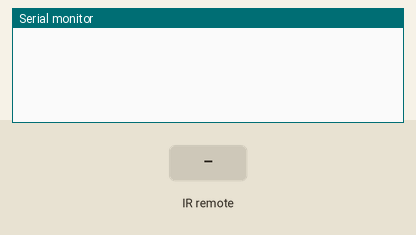
This sketch was run on a simulated Arduino Uno, built with avr-gcc and run on an emulated ATmega328P. Parts: the last lines printed to the serial monitor. Inputs (shaded band) come from the test bench.

Above: at 1.2 s.
1.3 s: infrared code 0xFFA25D received
At 3.2 s:
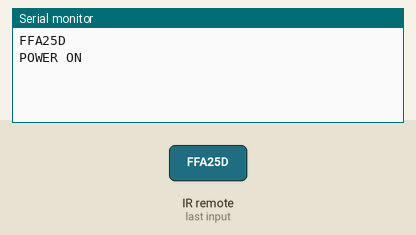
3.8 s: infrared code 0xFF6897 received
At 6.0 s:
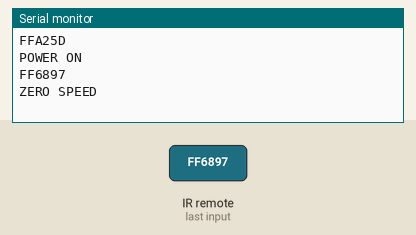
6.3 s: infrared code 0xFF30CF received
At 8.2 s:
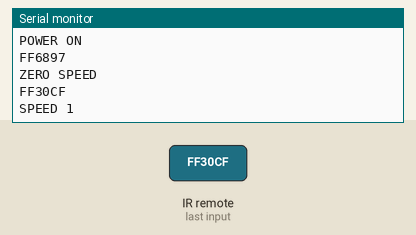
8.8 s: infrared code 0xFF18E7 received
At 9.3 s:
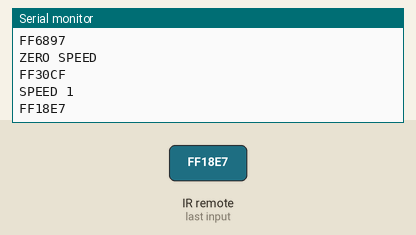
10.3 s: infrared code 0xFF7A85 received
At 11.1 s:
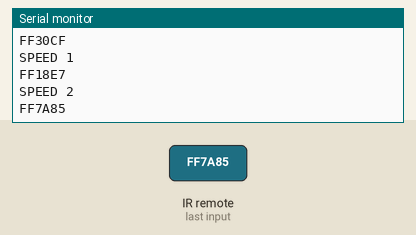
11.8 s: infrared code 0xFFB04F received
At 12.6 s:
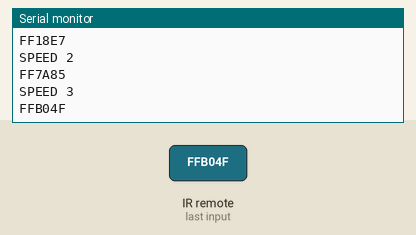
Timing chart, 0 to 14.3 s (numbered marks = the images above; inputs shaded):
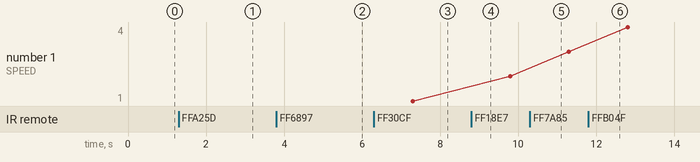

The sketch:

Remote_Speed_Control.ino
```cpp
#include <IRremote.h>

String control_command;
int dcSpeedPin=5;

int dcDirection1=3;
int dcDirection2=4;
int speedPin=100;

int remotePin=11;  //The digital PIn rreading the value from the arduino
int timeDelay=1000;
IRrecv IR(remotePin);  //infrared remote Object

decode_results RCD; // this receive the signal whenever the remote is been pressed
void setup() {
  // put your setup code here, to run once:
pinMode(dcSpeedPin,OUTPUT);
pinMode(dcDirection1,OUTPUT);
pinMode(dcDirection2,OUTPUT);
Serial.begin(9600);
IR.enableIRIn();  //Activating the remote pin/ control
digitalWrite(dcDirection1,LOW);
digitalWrite(dcDirection2,HIGH);
}

void loop() {
  // put your main code here, to run repeatedly:

while (IR.decode(&RCD)==0){
  }  //this become False whenvwer the remote control is Press

Serial.println(RCD.value,HEX);
delay(timeDelay);
IR.resume();
//Using the Numberon the remote to increase the speed of the Motor
if (RCD.value==0xFFA25D){

  control_command="POWER ON";
  Serial.println(control_command);
  digitalWrite(dcDirection1,LOW);
  digitalWrite(dcDirection2,HIGH);
  analogWrite(dcSpeedPin,speedPin);
  }

//this increase the speed in whichever direction the Dc-motor moves
if (RCD.value==0xFF6897){
  control_command="ZERO SPEED";
  speedPin=0;
  Serial.println(control_command);
  analogWrite(dcSpeedPin,speedPin);
    }

  if(RCD.value==0xFF30CF){
    control_command="SPEED 1";
    Serial.println(control_command);
    speedPin=100;
    analogWrite(dcSpeedPin,speedPin);
    }

  if(RCD.value==0xFF18E7){
    control_command="SPEED 2";
    speedPin+=19;
    Serial.println(control_command);
    analogWrite(dcSpeedPin,speedPin);
    }

  if(RCD.value==0xFF7A85){
    control_command="SPEED 3";
    speedPin+=19;
    Serial.println(control_command);
    analogWrite(dcSpeedPin,speedPin);
   }
if(RCD.value==0xFFB04F){
  control_command="SPEED 4";
  Serial.println(control_command);
  speedPin+=19;
  analogWrite(dcSpeedPin,speedPin);
  }
if(RCD.value==0xFF38C7){
  control_command="SPEED 5";
  Serial.println(control_command);
  speedPin+=19;
  analogWrite(dcSpeedPin,speedPin);
  }
if(RCD.value==0xFF5AA5){
  control_command="SPEED 6";
  Serial.println(control_command);
  speedPin+=19;
  analogWrite(dcSpeedPin,speedPin);
}
if(RCD.value==0xFF42BD){
  control_command="SPEED 7";
  Serial.println(control_command);
  speedPin+=19;
  analogWrite(dcSpeedPin,speedPin);
  }

if(RCD.value==0xFF4AB5){
  control_command="SPEED 8";
  Serial.println(control_command);
  speedPin+=19;
  analogWrite(dcSpeedPin,speedPin);
  }
if(RCD.value==0xFF52AD){
  control_command="SPEED 9";
  Serial.println(control_command);
  speedPin=255;
  analogWrite(dcSpeedPin,speedPin);
  }
}
```

Measured:
- after the input at 1.3 s, the serial monitor: prints a new line at once (image 1)
- after the input at 3.8 s, the serial monitor: prints a new line at once (image 2)
- after the input at 6.3 s, the serial monitor: prints a new line at once (image 3)
- after the input at 8.8 s, the serial monitor: prints a new line at once (image 4)
- after the input at 10.3 s, the serial monitor: prints a new line at once (image 5)
- after the input at 11.8 s, the serial monitor: prints a new line at once (image 6)
- plotted number 1: 1 → 2 after the input at 8.8 s, 2 → 3 after the input at 10.3 s, 3 → 4 after the input at 11.8 s
